Frame 1 (no input): blank canvas, image omitted
Frame 60 (the mouse pressed at the canvas centre just before this capture): blank canvas, image omitted
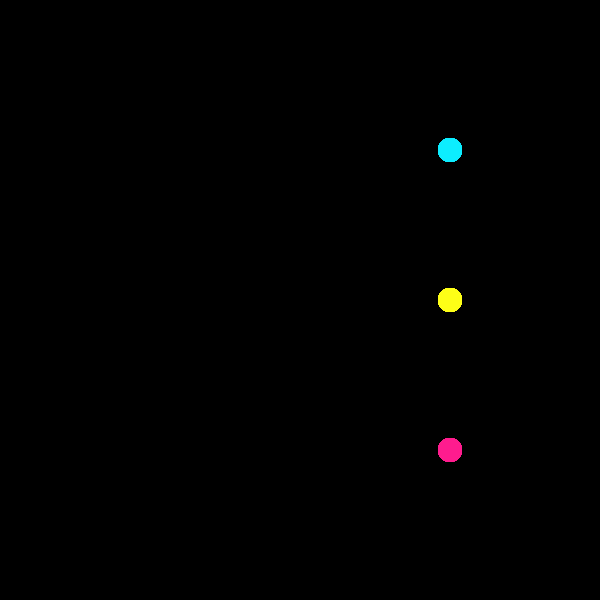
Frame 120 (the mouse held since frame 60 and released just before this capture)

The Processing sketch whose frames 1 and 60 were blank and that drew this single picture after the mouse press (run headless with seeded random() and noise(); from frame 60 on, the mouse is pressed at the canvas centre):

// Processing sketch: processing_159808
// ── processing_159808.pde

//Eric Liu
//CTIN 101
float r;
float g;
float b;
float a;
float diam;
float x;
float y;
int count;
int state;

void setup() {
  frameRate(500);
  count = 0;
  state = 0;
  size(600,600);
  background(0);
  smooth();    
}

void draw() {
  r = random(255);
  g = random(255);
  b = random(255);
  a = random(255);
  diam = random(10);
  x = random(width/2);
  y = random(height);
  noStroke();
  fill(#000000);
  ellipse(x,y,diam,diam);
  
   count++;
  if(count > 30){
    count = 0;
    state++;
    if(state > 8){
       state = 0;
       background(255);
    } 
  }
  fill(#FF1C8E);
  diam = state * 8;
  ellipse(width-150,(height/4)*3,diam,diam);
  fill(#FEFF17);
  diam = state * 8;
  ellipse(width-150,height/4*2,diam,diam);
  fill(#0DEDFF);
  diam = state * 8;
  ellipse(width-150,height/4,diam,diam);
}
